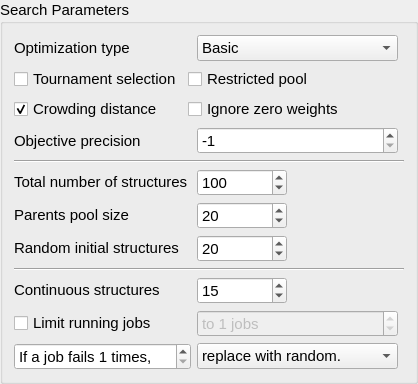
        <widget class="QGroupBox" name="groupBox_4">
         <property name="sizePolicy">
          <sizepolicy hsizetype="Preferred" vsizetype="Maximum">
           <horstretch>0</horstretch>
           <verstretch>0</verstretch>
          </sizepolicy>
         </property>
         <property name="font">
          <font>
           <pointsize>11</pointsize>
          </font>
         </property>
         <property name="title">
          <string>Search Parameters</string>
         </property>
         <layout class="QGridLayout" name="gridLayout">
          <item row="11" column="1">
           <widget class="QSpinBox" name="spin_contStructs">
            <property name="sizePolicy">
             <sizepolicy hsizetype="Minimum" vsizetype="Fixed">
              <horstretch>0</horstretch>
              <verstretch>0</verstretch>
             </sizepolicy>
            </property>
            <property name="minimumSize">
             <size>
              <width>0</width>
              <height>25</height>
             </size>
            </property>
            <property name="maximumSize">
             <size>
              <width>90</width>
              <height>16777215</height>
             </size>
            </property>
            <property name="font">
             <font>
              <pointsize>11</pointsize>
             </font>
            </property>
            <property name="toolTip">
             <string>&lt;html&gt;&lt;head/&gt;&lt;body&gt;&lt;p&gt;Number of structures to be kept &amp;quot;in progress&amp;quot; after the initial generation.&lt;/p&gt;&lt;p&gt;This should depend on the resources available. If a running job limit is set below,&lt;/p&gt;&lt;p&gt;[running job limit] + 1&lt;/p&gt;&lt;p&gt;is a good value here.&lt;/p&gt;&lt;p&gt;Default: 15&lt;/p&gt;&lt;/body&gt;&lt;/html&gt;</string>
            </property>
            <property name="value">
             <number>15</number>
            </property>
           </widget>
          </item>
          <item row="7" column="1">
           <widget class="QSpinBox" name="spin_numInitial">
            <property name="sizePolicy">
             <sizepolicy hsizetype="Minimum" vsizetype="Fixed">
              <horstretch>0</horstretch>
              <verstretch>0</verstretch>
             </sizepolicy>
            </property>
            <property name="minimumSize">
             <size>
              <width>0</width>
              <height>25</height>
             </size>
            </property>
            <property name="maximumSize">
             <size>
              <width>90</width>
              <height>16777215</height>
             </size>
            </property>
            <property name="font">
             <font>
              <pointsize>11</pointsize>
             </font>
            </property>
            <property name="toolTip">
             <string>&lt;html&gt;&lt;head/&gt;&lt;body&gt;&lt;p&gt;Number of random initial structures to generate from the input formulas, using the enabled random generation modes.&lt;/p&gt;&lt;p&gt;Default: 20&lt;/p&gt;&lt;/body&gt;&lt;/html&gt;</string>
            </property>
            <property name="maximum">
             <number>9999</number>
            </property>
            <property name="value">
             <number>20</number>
            </property>
           </widget>
          </item>
          <item row="4" column="0">
           <widget class="QLabel" name="label_12">
            <property name="sizePolicy">
             <sizepolicy hsizetype="Preferred" vsizetype="Fixed">
              <horstretch>0</horstretch>
              <verstretch>0</verstretch>
             </sizepolicy>
            </property>
            <property name="font">
             <font>
              <pointsize>11</pointsize>
             </font>
            </property>
            <property name="text">
             <string>Total number of structures</string>
            </property>
            <property name="alignment">
             <set>Qt::AlignLeading|Qt::AlignLeft|Qt::AlignVCenter</set>
            </property>
           </widget>
          </item>
          <item row="6" column="1">
           <widget class="QSpinBox" name="spin_parentsPoolSize">
            <property name="minimum">
             <number>1</number>
            </property>
            <property name="sizePolicy">
             <sizepolicy hsizetype="Minimum" vsizetype="Fixed">
              <horstretch>0</horstretch>
              <verstretch>0</verstretch>
             </sizepolicy>
            </property>
            <property name="minimumSize">
             <size>
              <width>0</width>
              <height>25</height>
             </size>
            </property>
            <property name="maximumSize">
             <size>
              <width>90</width>
              <height>16777215</height>
             </size>
            </property>
            <property name="font">
             <font>
              <pointsize>11</pointsize>
             </font>
            </property>
            <property name="toolTip">
             <string>&lt;html&gt;&lt;head/&gt;&lt;body&gt;&lt;p&gt;Number of structures to be considered for genetic operations.&lt;/p&gt;&lt;p&gt;Structures are chosen for genetic operations based on a weighted probability list, which can be determined from either multi-objective scalar fitness function or the Pareto optimization's non-dominated sorting process. The probability, in any case, is calculated based on the structures' distance above convex hull, plus any user-specified objectives.&lt;/p&gt;&lt;p&gt;The number specified here is used to determine how many of the lowest enthalpy structures will have a non-zero probability.&lt;/p&gt;&lt;p&gt;Default: 20&lt;/p&gt;&lt;/body&gt;&lt;/html&gt;</string>
            </property>
            <property name="maximum">
             <number>9999</number>
            </property>
            <property name="value">
             <number>20</number>
            </property>
           </widget>
          </item>
          <item row="10" column="0" colspan="3">
           <widget class="Line" name="line_3">
            <property name="orientation">
             <enum>Qt::Horizontal</enum>
            </property>
           </widget>
          </item>
          <item row="12" column="1">
           <widget class="QSpinBox" name="spin_runningJobLimit">
            <property name="enabled">
             <bool>false</bool>
            </property>
            <property name="sizePolicy">
             <sizepolicy hsizetype="Minimum" vsizetype="Fixed">
              <horstretch>0</horstretch>
              <verstretch>0</verstretch>
             </sizepolicy>
            </property>
            <property name="minimumSize">
             <size>
              <width>0</width>
              <height>25</height>
             </size>
            </property>
            <property name="font">
             <font>
              <pointsize>11</pointsize>
             </font>
            </property>
            <property name="toolTip">
             <string>Maximum number of simultaneous local optimizations allowed.</string>
            </property>
            <property name="suffix">
             <string> jobs</string>
            </property>
            <property name="prefix">
             <string>to </string>
            </property>
            <property name="value">
             <number>1</number>
            </property>
           </widget>
          </item>
          <item row="7" column="0">
           <widget class="QLabel" name="label_9">
            <property name="sizePolicy">
             <sizepolicy hsizetype="Fixed" vsizetype="Fixed">
              <horstretch>0</horstretch>
              <verstretch>0</verstretch>
             </sizepolicy>
            </property>
            <property name="font">
             <font>
              <pointsize>11</pointsize>
             </font>
            </property>
            <property name="text">
             <string>Random initial structures</string>
            </property>
            <property name="alignment">
             <set>Qt::AlignLeading|Qt::AlignLeft|Qt::AlignVCenter</set>
            </property>
            <property name="buddy">
             <cstring>spin_numInitial</cstring>
            </property>
           </widget>
          </item>
          <item row="1" column="0" colspan="2">
           <layout class="QGridLayout" name="horizontalLayout">
            <item row="0" column="0">
             <widget class="QCheckBox" name="cb_tournament">
              <property name="toolTip">
               <string>&lt;html&gt;&lt;head/&gt;&lt;body&gt;&lt;p&gt;Use binary tournament selection in Pareto optimization instead of converting rank/distance to scalar fitness.&lt;/p&gt;&lt;/body&gt;&lt;/html&gt;</string>
              </property>
              <property name="text">
               <string>Tournament selection</string>
              </property>
             </widget>
            </item>
            <item row="0" column="1">
             <widget class="QCheckBox" name="cb_restrictPool">
              <property name="toolTip">
               <string>&lt;html&gt;&lt;head/&gt;&lt;body&gt;&lt;p&gt;When tournament selection is active, choose parents from up to the configured parents pool size instead of the entire pool.&lt;/p&gt;&lt;/body&gt;&lt;/html&gt;</string>
              </property>
              <property name="text">
               <string>Restricted pool</string>
              </property>
             </widget>
            </item>
            <item row="1" column="0">
             <widget class="QCheckBox" name="cb_crowding">
              <property name="sizePolicy">
               <sizepolicy hsizetype="Fixed" vsizetype="Fixed">
                <horstretch>0</horstretch>
                <verstretch>0</verstretch>
               </sizepolicy>
              </property>
              <property name="font">
               <font>
                <pointsize>11</pointsize>
               </font>
              </property>
              <property name="focusPolicy">
               <enum>Qt::StrongFocus</enum>
              </property>
              <property name="toolTip">
               <string>&lt;html&gt;&lt;head/&gt;&lt;body&gt;&lt;p&gt;Use crowding distance adjustments in Pareto optimization.&lt;/p&gt;&lt;/body&gt;&lt;/html&gt;</string>
              </property>
              <property name="text">
               <string>Crowding distance</string>
              </property>
              <property name="checked">
               <bool>true</bool>
              </property>
             </widget>
            </item>
            <item row="1" column="1">
             <widget class="QCheckBox" name="cb_paretoFilterZeroWeights">
              <property name="toolTip">
               <string>&lt;html&gt;&lt;head/&gt;&lt;body&gt;&lt;p&gt;When Pareto optimization is active, ignore objectives with zero weight in Pareto ranking, selection, and front assignment.&lt;/p&gt;&lt;p&gt;Default: false&lt;/p&gt;&lt;/body&gt;&lt;/html&gt;</string>
              </property>
              <property name="text">
               <string>Ignore zero weights</string>
              </property>
             </widget>
            </item>
           </layout>
          </item>
          <item row="4" column="1">
           <widget class="QSpinBox" name="spin_cutoff">
            <property name="minimum">
             <number>1</number>
            </property>
            <property name="sizePolicy">
             <sizepolicy hsizetype="Minimum" vsizetype="Fixed">
              <horstretch>0</horstretch>
              <verstretch>0</verstretch>
             </sizepolicy>
            </property>
            <property name="minimumSize">
             <size>
              <width>0</width>
              <height>25</height>
             </size>
            </property>
            <property name="maximumSize">
             <size>
              <width>90</width>
              <height>16777215</height>
             </size>
            </property>
            <property name="font">
             <font>
              <pointsize>11</pointsize>
             </font>
            </property>
            <property name="toolTip">
             <string>&lt;html&gt;&lt;head/&gt;&lt;body&gt;&lt;p&gt;The maximum number of structures generated in the search.&lt;/p&gt;&lt;p&gt;Default: 100&lt;/p&gt;&lt;/body&gt;&lt;/html&gt;</string>
            </property>
            <property name="maximum">
             <number>2147483647</number>
            </property>
            <property name="value">
             <number>100</number>
            </property>
           </widget>
          </item>
          <item row="6" column="0">
           <widget class="QLabel" name="label_26">
            <property name="sizePolicy">
             <sizepolicy hsizetype="Preferred" vsizetype="Fixed">
              <horstretch>0</horstretch>
              <verstretch>0</verstretch>
             </sizepolicy>
            </property>
            <property name="font">
             <font>
              <pointsize>11</pointsize>
             </font>
            </property>
            <property name="text">
             <string>Parents pool size</string>
            </property>
            <property name="alignment">
             <set>Qt::AlignLeading|Qt::AlignLeft|Qt::AlignVCenter</set>
            </property>
            <property name="buddy">
             <cstring>spin_parentsPoolSize</cstring>
            </property>
           </widget>
          </item>
          <item row="12" column="0">
           <widget class="QCheckBox" name="cb_limitRunningJobs">
            <property name="sizePolicy">
             <sizepolicy hsizetype="Minimum" vsizetype="Fixed">
              <horstretch>0</horstretch>
              <verstretch>0</verstretch>
             </sizepolicy>
            </property>
            <property name="font">
             <font>
              <pointsize>11</pointsize>
             </font>
            </property>
            <property name="toolTip">
             <string>Check this box to set a limit on the number of jobs that are submitted for a local optimization at any given time.</string>
            </property>
            <property name="text">
             <string>Limit running jobs</string>
            </property>
           </widget>
          </item>
          <item row="13" column="0">
           <widget class="QSpinBox" name="spin_failLimit">
            <property name="sizePolicy">
             <sizepolicy hsizetype="Fixed" vsizetype="Fixed">
              <horstretch>0</horstretch>
              <verstretch>0</verstretch>
             </sizepolicy>
            </property>
            <property name="minimumSize">
             <size>
              <width>0</width>
              <height>25</height>
             </size>
            </property>
            <property name="font">
             <font>
              <pointsize>11</pointsize>
             </font>
            </property>
            <property name="toolTip">
             <string>&lt;html&gt;&lt;head/&gt;&lt;body&gt;&lt;p&gt;Take an action for failed local optimizations after this many failures.&lt;/p&gt;&lt;p&gt;Default: 1&lt;/p&gt;&lt;/body&gt;&lt;/html&gt;</string>
            </property>
            <property name="suffix">
             <string> times,</string>
            </property>
            <property name="prefix">
             <string>If a job fails </string>
            </property>
            <property name="minimum">
             <number>1</number>
            </property>
            <property name="maximum">
             <number>100</number>
            </property>
            <property name="value">
             <number>1</number>
            </property>
           </widget>
          </item>
          <item row="0" column="1">
           <widget class="QComboBox" name="combo_optType">
            <property name="font">
             <font>
              <pointsize>11</pointsize>
             </font>
            </property>
            <property name="focusPolicy">
             <enum>Qt::StrongFocus</enum>
            </property>
            <property name="toolTip">
             <string>&lt;html&gt;&lt;head/&gt;&lt;body&gt;&lt;p&gt;Specify the optimization type.&lt;/p&gt;&lt;p&gt;Basic uses a scalar weighted fitness. Pareto uses non-dominated sorting, optionally with tournament selection and crowding distance.&lt;/p&gt;&lt;/body&gt;&lt;/html&gt;</string>
            </property>
            <item>
             <property name="text">
              <string>Basic</string>
             </property>
            </item>
            <item>
             <property name="text">
              <string>Pareto</string>
             </property>
            </item>
           </widget>
          </item>
          <item row="13" column="1">
           <widget class="QComboBox" name="combo_failAction">
            <property name="sizePolicy">
             <sizepolicy hsizetype="Preferred" vsizetype="Fixed">
              <horstretch>0</horstretch>
              <verstretch>0</verstretch>
             </sizepolicy>
            </property>
            <property name="minimumSize">
             <size>
              <width>0</width>
              <height>25</height>
             </size>
            </property>
            <property name="font">
             <font>
              <pointsize>11</pointsize>
             </font>
            </property>
            <property name="toolTip">
             <string>&lt;html&gt;&lt;head/&gt;&lt;body&gt;&lt;p&gt;Perform one of the indicated tasks for a structure that fail more than the specified number of times.&lt;/p&gt;&lt;p&gt;Default: fail the structure&lt;/p&gt;&lt;/body&gt;&lt;/html&gt;</string>
            </property>
            <property name="currentText">
             <string>replace with random.</string>
            </property>
            <property name="currentIndex">
             <number>2</number>
            </property>
            <item>
             <property name="text">
              <string>keep trying to optimize.</string>
             </property>
            </item>
            <item>
             <property name="text">
              <string>fail the structure.</string>
             </property>
            </item>
            <item>
             <property name="text">
              <string>replace with random.</string>
             </property>
            </item>
            <item>
             <property name="text">
              <string>replace with new offspring.</string>
             </property>
            </item>
           </widget>
          </item>
          <item row="0" column="0">
           <widget class="QLabel" name="label_selectionPolicy">
            <property name="font">
             <font>
              <pointsize>11</pointsize>
             </font>
            </property>
            <property name="text">
             <string>Optimization type</string>
            </property>
           </widget>
          </item>
          <item row="11" column="0">
           <widget class="QLabel" name="label_genTotal">
            <property name="sizePolicy">
             <sizepolicy hsizetype="Preferred" vsizetype="Fixed">
              <horstretch>0</horstretch>
              <verstretch>0</verstretch>
             </sizepolicy>
            </property>
            <property name="font">
             <font>
              <pointsize>11</pointsize>
             </font>
            </property>
            <property name="text">
             <string notr="true">Continuous structures</string>
            </property>
            <property name="alignment">
             <set>Qt::AlignLeading|Qt::AlignLeft|Qt::AlignVCenter</set>
            </property>
            <property name="buddy">
             <cstring>spin_contStructs</cstring>
            </property>
           </widget>
          </item>
          <item row="2" column="0">
           <widget class="QLabel" name="label_objectivePrecision">
            <property name="font">
             <font>
              <pointsize>11</pointsize>
             </font>
            </property>
            <property name="text">
             <string>Objective precision</string>
            </property>
           </widget>
          </item>
          <item row="2" column="1">
           <widget class="QSpinBox" name="sb_prec">
            <property name="minimumSize">
             <size>
              <width>65</width>
              <height>25</height>
             </size>
            </property>
            <property name="font">
             <font>
              <pointsize>11</pointsize>
             </font>
            </property>
            <property name="focusPolicy">
             <enum>Qt::StrongFocus</enum>
            </property>
            <property name="toolTip">
             <string>&lt;html&gt;&lt;head/&gt;&lt;body&gt;&lt;p&gt;Number of decimal digits used when objective values are compared for fitness and selection. -1 means no rounding.&lt;/p&gt;&lt;p&gt;Default: -1&lt;/p&gt;&lt;/body&gt;&lt;/html&gt;</string>
            </property>
            <property name="minimum">
             <number>-1</number>
            </property>
            <property name="maximum">
             <number>24</number>
            </property>
            <property name="value">
             <number>-1</number>
            </property>
           </widget>
          </item>
          <item row="3" column="0" colspan="3">
           <widget class="Line" name="line_7">
            <property name="orientation">
             <enum>Qt::Horizontal</enum>
            </property>
           </widget>
          </item>
         </layout>
        </widget>
